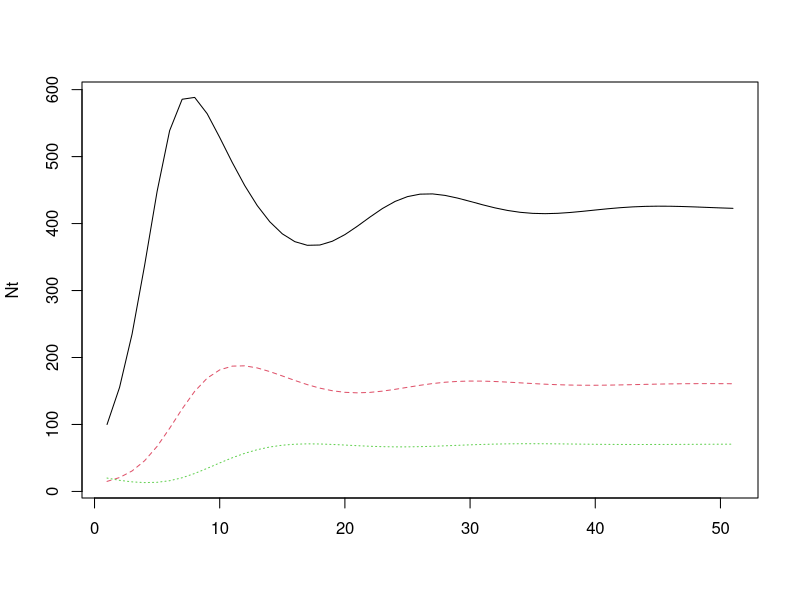
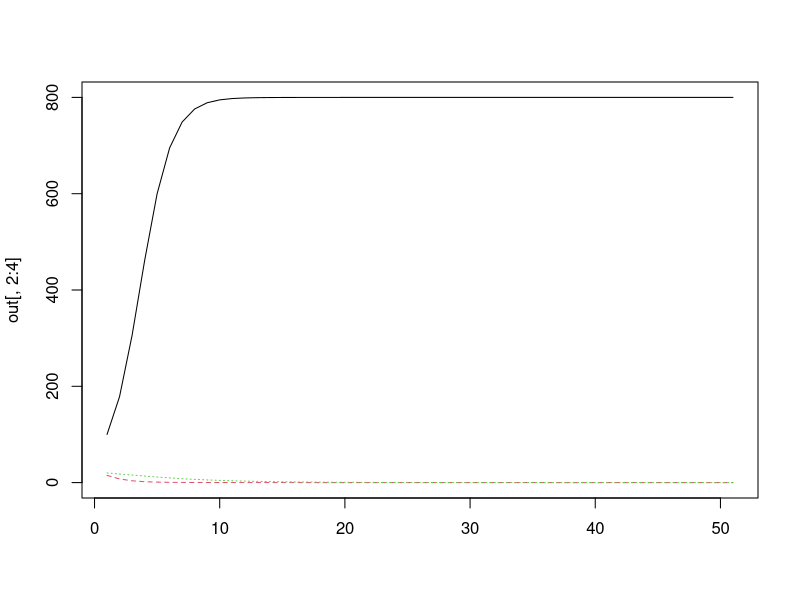

Generate these figures, in order, with R:
LV.fr <- function(N, A, h){
  aN <- A
  aN[A < 0] <-(A * as.vector(N))[A < 0]
  aN[A > 0] <- (t(A) * as.vector(N))[t(A) > 0]
  return(t(sapply(1:nrow(A), function(x){aN[x,]/(1 + h * rowSums(abs(aN)))[x]})))
}
# something still wrong -- doesnt add up

A <- matrix(c(0,1,0,-1,0,1,0,-1,0), nrow = 3) * matrix(runif(9, 0, 1), nrow = 3)
#A <- matrix(c(0,1,1,-1,0,0,-1,0,0), nrow = 3) * matrix(runif(9, 0, 1), nrow = 3)
h <- 1
K <- 1000
t = 50

N <- c(100, 15, 20)

Nt <- matrix(N, nrow = t+1, ncol = nrow(A), byrow = T)
for(i in 2:(t+1)){
  N <- N + c(1, .1, .1) * LV.fr(N, A, h) %*% N - (.2 * N) + (c(1,0,0) * N * (1 - (N/K))) 
  N[N<1] <- 0
  Nt[i,] <- N
}
matplot(Nt, typ = "l")


library(deSolve)

parameters<-c(r=1,alpha=abs(A[4]), alpha.1=A[2],alpha2=abs(A[8]), alpha2.1=A[6],e=.1,e2=.1,q=.2,K=K)

state<-c(N=100,N1=15,N2=20)

lvmodel<-function(t,state,parameters){
  with(as.list(c(state,parameters)),{
    #rate of change
    dN<-r*N*(1-N/K)-((alpha.1*N)/(1+alpha.1*N))*N1 - q*N
    dN1<-e*((alpha*N)/(1+alpha*N))*N1-((alpha2.1*N1)/(1+alpha2.1*N1))*N2-q*N1
    dN2<-e2*((alpha2*N1)/(1+alpha2*N1))*N2-q*N2
    
    #return rate of change
    list(c(dN,dN1,dN2))
  })
}


times<-seq(0,50,by=1)

out<-ode(y=state,times=times,func=lvmodel,parms=parameters, method = "adams")

matplot(out[,2:4], typ = "l")


parameters<-c(r=1,K=K)

state<-c(N=100)

ss.test <- function(t,state,parameters){
  with(as.list(c(state,parameters)),{
    #rate of change
    dN<-r*N*(1-N/K)
    #return rate of change
    list(c(dN))
  })
}

times<-seq(1,20,by=1)

out<-ode(y=state,times=times,func=ss.test,parms=parameters)
